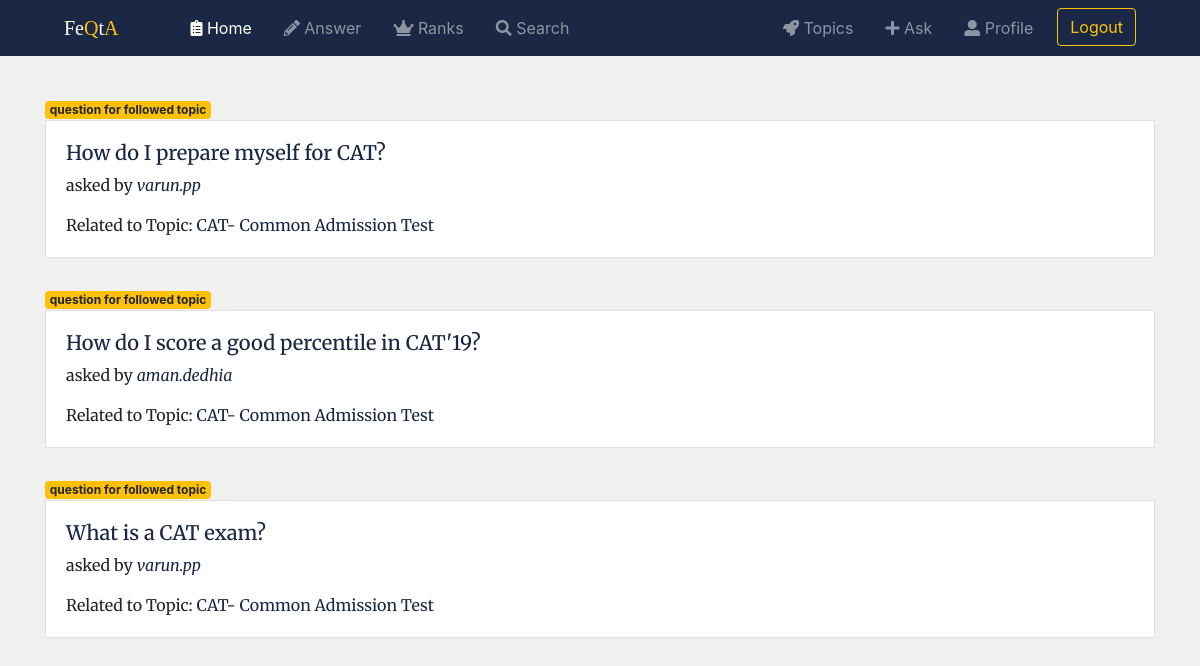
Page /FeQta/answers/ (signed in) on the committed database.
### FeQta/models.py (models this page shows, shortened)
class Question(models.Model):
    owner = models.ForeignKey(User, on_delete=models.CASCADE)
    topic = models.ForeignKey(Topic, on_delete=models.CASCADE)
    question = models.TextField()
    desc = models.TextField(null=True, blank=True)
    slug = models.SlugField(null=True, blank=True)
    followers = models.ManyToManyField(User, related_name='question_followed_by', blank=True)
    objects = QuestionManager()
    timestamp = models.DateTimeField(auto_now_add=True)
    updated = models.DateTimeField(auto_now=True)
    class Meta:
        ordering = ['-updated', '-timestamp']
    def get_absolute_url(self):
        return reverse('FeQta:question_detail', kwargs={'slug': self.slug})

class Topic(models.Model):
    name = models.CharField(max_length=100)
    desc = models.CharField(max_length=300, blank=True)
    followers = models.ManyToManyField(User, related_name='topics_followed', blank=True)
    topic_logo = models.FileField()
    slug = models.SlugField(null=True, blank=True)
    objects = TopicManager()
    def get_absolute_url(self):
        return reverse('FeQta:topic_detail', kwargs={'slug': self.slug})

### FeQta/views.py (the view)
# urls.py: path('answers/', views.AnswersView.as_view(), name="answers"),
class AnswersView(ListView):
    def get(self, request, *args, **kwargs):
        if not request.user.is_authenticated:
            qs = Question.objects.all()
            return render(request, 'FeQta/answers.html', {'qs':qs})
        user = request.user
        is_following_user_ids = [x.user.id for x in user.is_following.all()]
        is_following_topic_id = [x.id for x in user.topics_followed.all()]
        qs1 = Question.objects.filter(owner__id__in=is_following_user_ids, topic__in=is_following_topic_id).distinct()  # following_user ques
        qs2 = Question.objects.filter(topic__in=is_following_topic_id).distinct()  # topics followed ques
        context = {
            "topic_rld": qs2,
            "following_user": qs1,
        }
        return render(request, 'FeQta/answers_loggedin.html', context)

### FeQta/models.py (called while the page is built)
    def get_absolute_url(self):
        return reverse('FeQta:profile_detail', kwargs={'username': self.user.username})

    def get_queryset(self):
        return TopicQuerySet(self.model, using=self._db)

    def get_queryset(self):
        return QuestionQuerySet(self.model, using=self._db)

### FeQta/templates/FeQta/answers_loggedin.html (shortened to what this page needs)
{% extends "base.html" %}
{% block body %}
{% for ques in topic_rld %}
    <br/><small class="badge badge-warning " >question for followed topic</small>
    {% include 'FeQta/snippets/question_card.html'%}
{% endfor %}
{% endblock %}

### FeQta/templates/FeQta/snippets/question_card.html (shortened to what this page needs)
<div class="card mb-1">
    <div class="card-body">
        <h5><a href="{{ques.get_absolute_url}}">{{ ques.question }}</a></h5>
        <p class="card-text">asked by <i><a href="{{ques.owner.profile.get_absolute_url}}">{{ ques.owner.username }}
            </a></i></p>
        <p class="card-text">Related to Topic: <a href="{{ques.topic.get_absolute_url}}">{{ques.topic.name}}</a> </p>
    </div>
</div>

### templates/snippets/css.html (style rules this page uses)
body { background: #f0f0f0; }
a { color: #1b2845; }
.card { border-radius: 0; font-family: 'Merriweather', serif; }

### rows in the picture
Question: question "How do I prepare myself for CAT?", owner.username "varun.pp", topic.name "CAT- Common Admission Test"
Question: question "How do I score a good percentile in CAT'19?", owner.username "aman.dedhia", topic.name "CAT- Common Admission Test"
Question: question "What is a CAT exam?", owner.username "varun.pp", topic.name "CAT- Common Admission Test"
